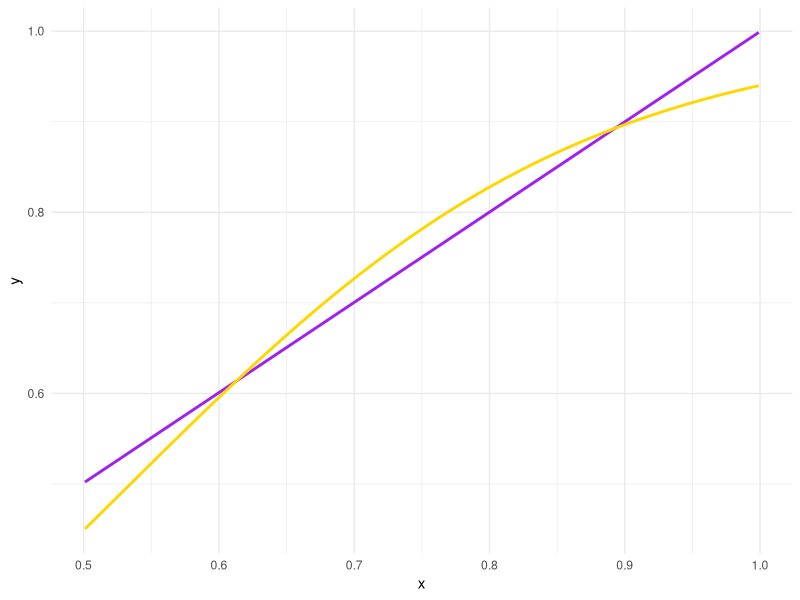

The R script that drew this image:
library(ggplot2)
set.seed(1839)
n <- 100000
x <- runif(n, .501, .999)
y <- rbinom(n, 1, x)
dat <- data.frame(x, y)

# what we want graph to look like
ggplot(dat, aes(x = x, y = y)) +
  geom_smooth(method = "lm", se = FALSE, color = "purple") +
  geom_smooth(method.args = list(family = binomial()), 
              se = FALSE, color = "gold", method = "glm") +
  theme_minimal()

# what we want slope to be
coef(lm(y ~ x, dat))["x"]
